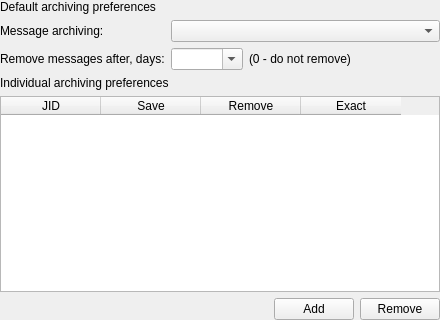
<?xml version="1.0" encoding="UTF-8"?>
<ui version="4.0">
 <class>ArchiveAccountOptionsWidgetClass</class>
 <widget class="QWidget" name="ArchiveAccountOptionsWidgetClass">
  <property name="geometry">
   <rect>
    <x>0</x>
    <y>0</y>
    <width>440</width>
    <height>320</height>
   </rect>
  </property>
  <layout class="QVBoxLayout" name="verticalLayout">
   <property name="margin">
    <number>0</number>
   </property>
   <item>
    <widget class="QWidget" name="wdtDefault" native="true">
     <layout class="QVBoxLayout" name="verticalLayout_5">
      <property name="margin">
       <number>0</number>
      </property>
      <item>
       <widget class="QLabel" name="lblDefault">
        <property name="text">
         <string>Default archiving preferences</string>
        </property>
        <property name="textFormat">
         <enum>Qt::RichText</enum>
        </property>
       </widget>
      </item>
      <item>
       <layout class="QGridLayout" name="grlDefault">
        <property name="margin">
         <number>0</number>
        </property>
        <item row="0" column="1">
         <widget class="QComboBox" name="cmbModeSave">
          <property name="sizePolicy">
           <sizepolicy hsizetype="Expanding" vsizetype="Fixed">
            <horstretch>0</horstretch>
            <verstretch>0</verstretch>
           </sizepolicy>
          </property>
         </widget>
        </item>
        <item row="0" column="0">
         <widget class="QLabel" name="lblModeSave">
          <property name="text">
           <string>Message archiving:</string>
          </property>
          <property name="textFormat">
           <enum>Qt::PlainText</enum>
          </property>
          <property name="buddy">
           <cstring>cmbModeSave</cstring>
          </property>
         </widget>
        </item>
        <item row="1" column="0">
         <widget class="QLabel" name="lblExpireTime">
          <property name="text">
           <string>Remove messages after, days:</string>
          </property>
          <property name="textFormat">
           <enum>Qt::PlainText</enum>
          </property>
          <property name="buddy">
           <cstring>cmbExpireTime</cstring>
          </property>
         </widget>
        </item>
        <item row="1" column="1">
         <layout class="QHBoxLayout" name="vrlExpireTime">
          <item>
           <widget class="QComboBox" name="cmbExpireTime">
            <property name="editable">
             <bool>true</bool>
            </property>
            <property name="sizeAdjustPolicy">
             <enum>QComboBox::AdjustToContents</enum>
            </property>
           </widget>
          </item>
          <item>
           <widget class="QLabel" name="lblExpireTimeHint">
            <property name="text">
             <string>(0 - do not remove)</string>
            </property>
            <property name="textFormat">
             <enum>Qt::PlainText</enum>
            </property>
           </widget>
          </item>
          <item>
           <spacer name="horizontalSpacer_2">
            <property name="orientation">
             <enum>Qt::Horizontal</enum>
            </property>
            <property name="sizeHint" stdset="0">
             <size>
              <width>40</width>
              <height>20</height>
             </size>
            </property>
           </spacer>
          </item>
         </layout>
        </item>
       </layout>
      </item>
     </layout>
    </widget>
   </item>
   <item>
    <widget class="QWidget" name="wdtEntity" native="true">
     <layout class="QVBoxLayout" name="verticalLayout_6">
      <property name="margin">
       <number>0</number>
      </property>
      <item>
       <widget class="QLabel" name="lblEntity">
        <property name="text">
         <string>Individual archiving preferences</string>
        </property>
        <property name="textFormat">
         <enum>Qt::RichText</enum>
        </property>
       </widget>
      </item>
      <item>
       <layout class="QVBoxLayout" name="vrlEntity">
        <property name="margin">
         <number>0</number>
        </property>
        <item>
         <widget class="QTableWidget" name="tbwItemPrefs">
          <property name="alternatingRowColors">
           <bool>true</bool>
          </property>
          <property name="selectionBehavior">
           <enum>QAbstractItemView::SelectRows</enum>
          </property>
          <property name="sortingEnabled">
           <bool>true</bool>
          </property>
          <property name="columnCount">
           <number>4</number>
          </property>
          <attribute name="horizontalHeaderHighlightSections">
           <bool>false</bool>
          </attribute>
          <attribute name="verticalHeaderVisible">
           <bool>false</bool>
          </attribute>
          <column>
           <property name="text">
            <string>JID</string>
           </property>
           <property name="toolTip">
            <string>Contact identifier</string>
           </property>
          </column>
          <column>
           <property name="text">
            <string>Save</string>
           </property>
           <property name="toolTip">
            <string>Message archiving</string>
           </property>
           <property name="textAlignment">
            <set>AlignHCenter|AlignVCenter|AlignCenter</set>
           </property>
          </column>
          <column>
           <property name="text">
            <string>Remove</string>
           </property>
           <property name="toolTip">
            <string>Remove messages after, days</string>
           </property>
           <property name="textAlignment">
            <set>AlignHCenter|AlignVCenter|AlignCenter</set>
           </property>
          </column>
          <column>
           <property name="text">
            <string>Exact</string>
           </property>
           <property name="toolTip">
            <string>Settings are applied to contact which JID is exactly matches</string>
           </property>
           <property name="textAlignment">
            <set>AlignHCenter|AlignVCenter|AlignCenter</set>
           </property>
          </column>
         </widget>
        </item>
        <item>
         <layout class="QHBoxLayout" name="hrlEntityButtons">
          <item>
           <widget class="QLabel" name="lblStatus">
            <property name="sizePolicy">
             <sizepolicy hsizetype="Expanding" vsizetype="Preferred">
              <horstretch>0</horstretch>
              <verstretch>0</verstretch>
             </sizepolicy>
            </property>
            <property name="textFormat">
             <enum>Qt::PlainText</enum>
            </property>
            <property name="wordWrap">
             <bool>true</bool>
            </property>
           </widget>
          </item>
          <item>
           <widget class="QPushButton" name="pbtAdd">
            <property name="text">
             <string>Add</string>
            </property>
           </widget>
          </item>
          <item>
           <widget class="QPushButton" name="pbtRemove">
            <property name="text">
             <string>Remove</string>
            </property>
           </widget>
          </item>
         </layout>
        </item>
       </layout>
      </item>
     </layout>
    </widget>
   </item>
  </layout>
 </widget>
 <layoutdefault spacing="6" margin="11"/>
 <tabstops>
  <tabstop>cmbExpireTime</tabstop>
  <tabstop>pbtAdd</tabstop>
  <tabstop>pbtRemove</tabstop>
 </tabstops>
 <resources/>
 <connections/>
</ui>
